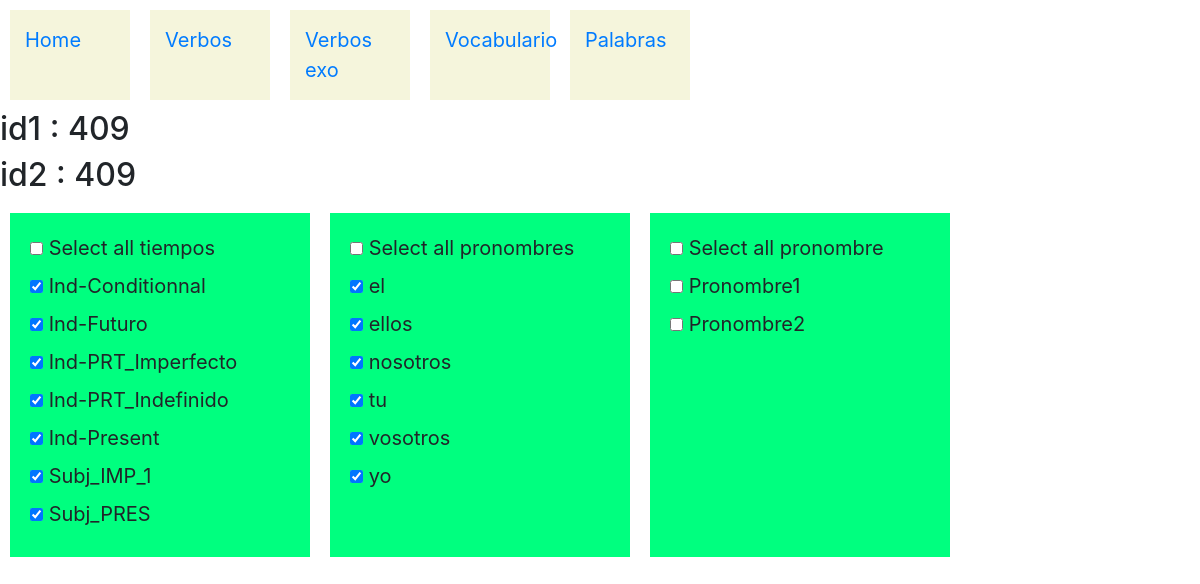
The app's page /verbos/palabras/409/409 with its own data.
### verbos/models.py (models this page shows)
class Tiempo(models.Model):
    tiempo=models.CharField(max_length=30)
    tiemposeq=models.IntegerField(null=True)
    def __str__(self):
        return self.tiempo

class Pronombre(models.Model):
    pronombre=models.CharField(max_length=8)
    pronombreseq=models.IntegerField(null=True)
    def __str__(self):
        return self.pronombre

### verbos/views.py (the view)
# urls.py: path('palabras/<int:id1>/<int:id2>',views.palabras,name='palabras'),
def palabras(request,id1,id2):
    verbos = Verbo.objects.all()
    tiempos = Tiempo.objects.all()
    pronombres = Pronombre.objects.all()
    verbotipos = Verbotipo.objects.all()
    myset=(tiempos,pronombres,verbotipos)
    jstiempos=jslist(tiempos)
    jspronombres=jslist(pronombres)
    jsverbotipos=jslist(verbotipos)
    context= {
            "id1" : id1,
            "id2" : id2,
            "verbos" : verbos,
            "tiempos" : tiempos ,
            "pronombres" : pronombres,
            "verbotipos" : verbotipos,
            "myset" : myset,
            "jstiempos" : jstiempos,
            "jsverbotipos" : jsverbotipos,
            "jspronombres" : jspronombres
            }
    return render(request,"verbos/palabras.html",context)

### verbos/views.py (called while the page is built)
def jslist(myqueryset):
    jstname=myqueryset.model.__name__
    jstlst=[]
    for item in myqueryset:
        jstlst.append([jstname,item.id])
    return jstlst

### verbos/templates/verbos/palabras.html (shortened to what this page needs)
{% extends 'verbos/layout.html' %}
{% block body1 %}
	<h2> id1 : {{ id1 }} </h2>
	<h2> id2 : {{ id2 }} </h2>
	<form action= "{% url 'palabras' id1='10' id2='20' %}"  method ="post">
	<div id="container" >
		<div>
			<input type="checkbox" data-type="tiempo" id="tiempo" name="checktodos" >
			<label for="tiempo"> Select all tiempos </label>
			<br>
			{% for tiempo in tiempos %}
			<input type="checkbox" id="Tiempo-{{tiempo.id}}"  name="tiempo"  data-storage="true" >
			<label for="Tiempo-{{tiempo.id}}"> {{tiempo}}   </label>
			<br>
			{% endfor %}
		</div>
		<div>
			<input type="checkbox" data-type="pronombre" id="pronombre" name="checktodos" >
			<label for="pronombre"> Select all pronombres </label>
			<br>
			{% for pronombre  in pronombres %}
			<input type="checkbox" id="Pronombre-{{pronombre.id}}"  name="pronombre"  data-storage="true" >
			<label for="Pronombre-{{pronombre.id}}"> {{pronombre}}   </label>
			<br>
			{% endfor %}
		</div>
		<div>
			<input type="checkbox" data-type="pronombre" id="pronombre" name="checktodos" >
			<label for="pronombre"> Select all pronombre </label>
			<br>
			<input type="checkbox" id="pronombre1" name="pronombre" >
			<label for="pronombre1"> Pronombre1  </label>
			<br>
			<input type="checkbox" id="pronombre2" name="pronombre" >
			<label for="pronombre2"> Pronombre2  </label>
			<br>
		</div>
	</div>
	</form>
{% endblock %}

### verbos/templates/verbos/layout.html (style rules this page uses)
#container { display: flex ; flex-wrap:wrap; flex-direction:row; }
#container > div { background-color: springgreen ; font-size: 20px; margin: 10px; padding: 20px; width: 300px; }

### records on screen
Tiempo: tiempo "Ind-Conditionnal"
Tiempo: tiempo "Ind-Futuro"
Tiempo: tiempo "Ind-PRT_Imperfecto"
Tiempo: tiempo "Ind-PRT_Indefinido"
Tiempo: tiempo "Ind-Present"
Tiempo: tiempo "Subj_IMP_1"
Tiempo: tiempo "Subj_PRES"
Pronombre: pronombre "el"
Pronombre: pronombre "ellos"
Pronombre: pronombre "nosotros"
Pronombre: pronombre "tu"
Pronombre: pronombre "vosotros"
Pronombre: pronombre "yo"

### other values on screen
{{ id1 }} "409"
{{ id2 }} "409"
